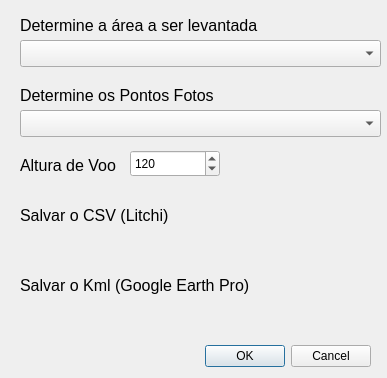
<?xml version="1.0" encoding="UTF-8"?>
<ui version="4.0">
 <class>PlanoVooDialogBase</class>
 <widget class="QDialog" name="PlanoVooDialogBase">
  <property name="geometry">
   <rect>
    <x>0</x>
    <y>0</y>
    <width>387</width>
    <height>378</height>
   </rect>
  </property>
  <property name="windowTitle">
   <string>PlanoVoo</string>
  </property>
  <widget class="QDialogButtonBox" name="button_box">
   <property name="geometry">
    <rect>
     <x>30</x>
     <y>340</y>
     <width>341</width>
     <height>32</height>
    </rect>
   </property>
   <property name="orientation">
    <enum>Qt::Horizontal</enum>
   </property>
   <property name="standardButtons">
    <set>QDialogButtonBox::Cancel|QDialogButtonBox::Ok</set>
   </property>
  </widget>
  <widget class="QLabel" name="label">
   <property name="geometry">
    <rect>
     <x>20</x>
     <y>0</y>
     <width>251</width>
     <height>51</height>
    </rect>
   </property>
   <property name="font">
    <font>
     <pointsize>12</pointsize>
    </font>
   </property>
   <property name="text">
    <string>Determine a área a ser levantada</string>
   </property>
  </widget>
  <widget class="QLabel" name="label_2">
   <property name="geometry">
    <rect>
     <x>20</x>
     <y>140</y>
     <width>111</width>
     <height>51</height>
    </rect>
   </property>
   <property name="font">
    <font>
     <pointsize>12</pointsize>
    </font>
   </property>
   <property name="text">
    <string>Altura de Voo</string>
   </property>
  </widget>
  <widget class="QgsSpinBox" name="spbAlturaVoo">
   <property name="geometry">
    <rect>
     <x>130</x>
     <y>150</y>
     <width>90</width>
     <height>27</height>
    </rect>
   </property>
   <property name="minimum">
    <number>50</number>
   </property>
   <property name="maximum">
    <number>500</number>
   </property>
   <property name="value">
    <number>120</number>
   </property>
  </widget>
  <widget class="QgsFileWidget" name="arqKml">
   <property name="geometry">
    <rect>
     <x>20</x>
     <y>300</y>
     <width>351</width>
     <height>27</height>
    </rect>
   </property>
   <property name="storageMode">
    <enum>QgsFileWidget::SaveFile</enum>
   </property>
  </widget>
  <widget class="QLabel" name="label_6">
   <property name="geometry">
    <rect>
     <x>20</x>
     <y>70</y>
     <width>251</width>
     <height>51</height>
    </rect>
   </property>
   <property name="font">
    <font>
     <pointsize>12</pointsize>
    </font>
   </property>
   <property name="text">
    <string>Determine os Pontos Fotos</string>
   </property>
  </widget>
  <widget class="QgsMapLayerComboBox" name="cmbArea">
   <property name="geometry">
    <rect>
     <x>20</x>
     <y>40</y>
     <width>361</width>
     <height>27</height>
    </rect>
   </property>
  </widget>
  <widget class="QgsMapLayerComboBox" name="cmbFotos">
   <property name="geometry">
    <rect>
     <x>20</x>
     <y>110</y>
     <width>361</width>
     <height>27</height>
    </rect>
   </property>
  </widget>
  <widget class="QLabel" name="label_4">
   <property name="geometry">
    <rect>
     <x>20</x>
     <y>260</y>
     <width>241</width>
     <height>51</height>
    </rect>
   </property>
   <property name="font">
    <font>
     <pointsize>12</pointsize>
    </font>
   </property>
   <property name="text">
    <string>Salvar o Kml (Google Earth Pro)</string>
   </property>
  </widget>
  <widget class="QLabel" name="label_7">
   <property name="geometry">
    <rect>
     <x>20</x>
     <y>190</y>
     <width>151</width>
     <height>51</height>
    </rect>
   </property>
   <property name="font">
    <font>
     <pointsize>12</pointsize>
    </font>
   </property>
   <property name="text">
    <string>Salvar o CSV (Litchi)</string>
   </property>
  </widget>
  <widget class="QgsFileWidget" name="arqCSV">
   <property name="geometry">
    <rect>
     <x>20</x>
     <y>230</y>
     <width>351</width>
     <height>27</height>
    </rect>
   </property>
   <property name="storageMode">
    <enum>QgsFileWidget::SaveFile</enum>
   </property>
  </widget>
 </widget>
 <customwidgets>
  <customwidget>
   <class>QgsFileWidget</class>
   <extends>QWidget</extends>
   <header>qgsfilewidget.h</header>
  </customwidget>
  <customwidget>
   <class>QgsMapLayerComboBox</class>
   <extends>QComboBox</extends>
   <header>qgsmaplayercombobox.h</header>
  </customwidget>
  <customwidget>
   <class>QgsSpinBox</class>
   <extends>QSpinBox</extends>
   <header>qgsspinbox.h</header>
  </customwidget>
 </customwidgets>
 <resources/>
 <connections>
  <connection>
   <sender>button_box</sender>
   <signal>accepted()</signal>
   <receiver>PlanoVooDialogBase</receiver>
   <slot>accept()</slot>
   <hints>
    <hint type="sourcelabel">
     <x>20</x>
     <y>20</y>
    </hint>
    <hint type="destinationlabel">
     <x>20</x>
     <y>20</y>
    </hint>
   </hints>
  </connection>
  <connection>
   <sender>button_box</sender>
   <signal>rejected()</signal>
   <receiver>PlanoVooDialogBase</receiver>
   <slot>reject()</slot>
   <hints>
    <hint type="sourcelabel">
     <x>20</x>
     <y>20</y>
    </hint>
    <hint type="destinationlabel">
     <x>20</x>
     <y>20</y>
    </hint>
   </hints>
  </connection>
 </connections>
</ui>
